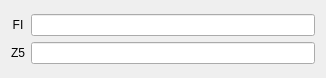
                     <widget class="QWidget" name="page">
                      <property name="geometry">
                       <rect>
                        <x>0</x>
                        <y>0</y>
                        <width>326</width>
                        <height>78</height>
                       </rect>
                      </property>
                      <attribute name="label">
                       <string>Z型</string>
                      </attribute>
                      <layout class="QVBoxLayout" name="verticalLayout_8">
                       <item>
                        <layout class="QGridLayout" name="gridLayout_11">
                         <item row="0" column="0">
                          <widget class="QLabel" name="label_24">
                           <property name="text">
                            <string>FI</string>
                           </property>
                           <property name="alignment">
                            <set>Qt::AlignCenter</set>
                           </property>
                          </widget>
                         </item>
                         <item row="0" column="1">
                          <widget class="QLineEdit" name="lineEdit_FI"/>
                         </item>
                         <item row="1" column="0">
                          <widget class="QLabel" name="label_25">
                           <property name="text">
                            <string>Z5</string>
                           </property>
                           <property name="alignment">
                            <set>Qt::AlignCenter</set>
                           </property>
                          </widget>
                         </item>
                         <item row="1" column="1">
                          <widget class="QLineEdit" name="lineEdit_Z5"/>
                         </item>
                        </layout>
                       </item>
                      </layout>
                     </widget>
